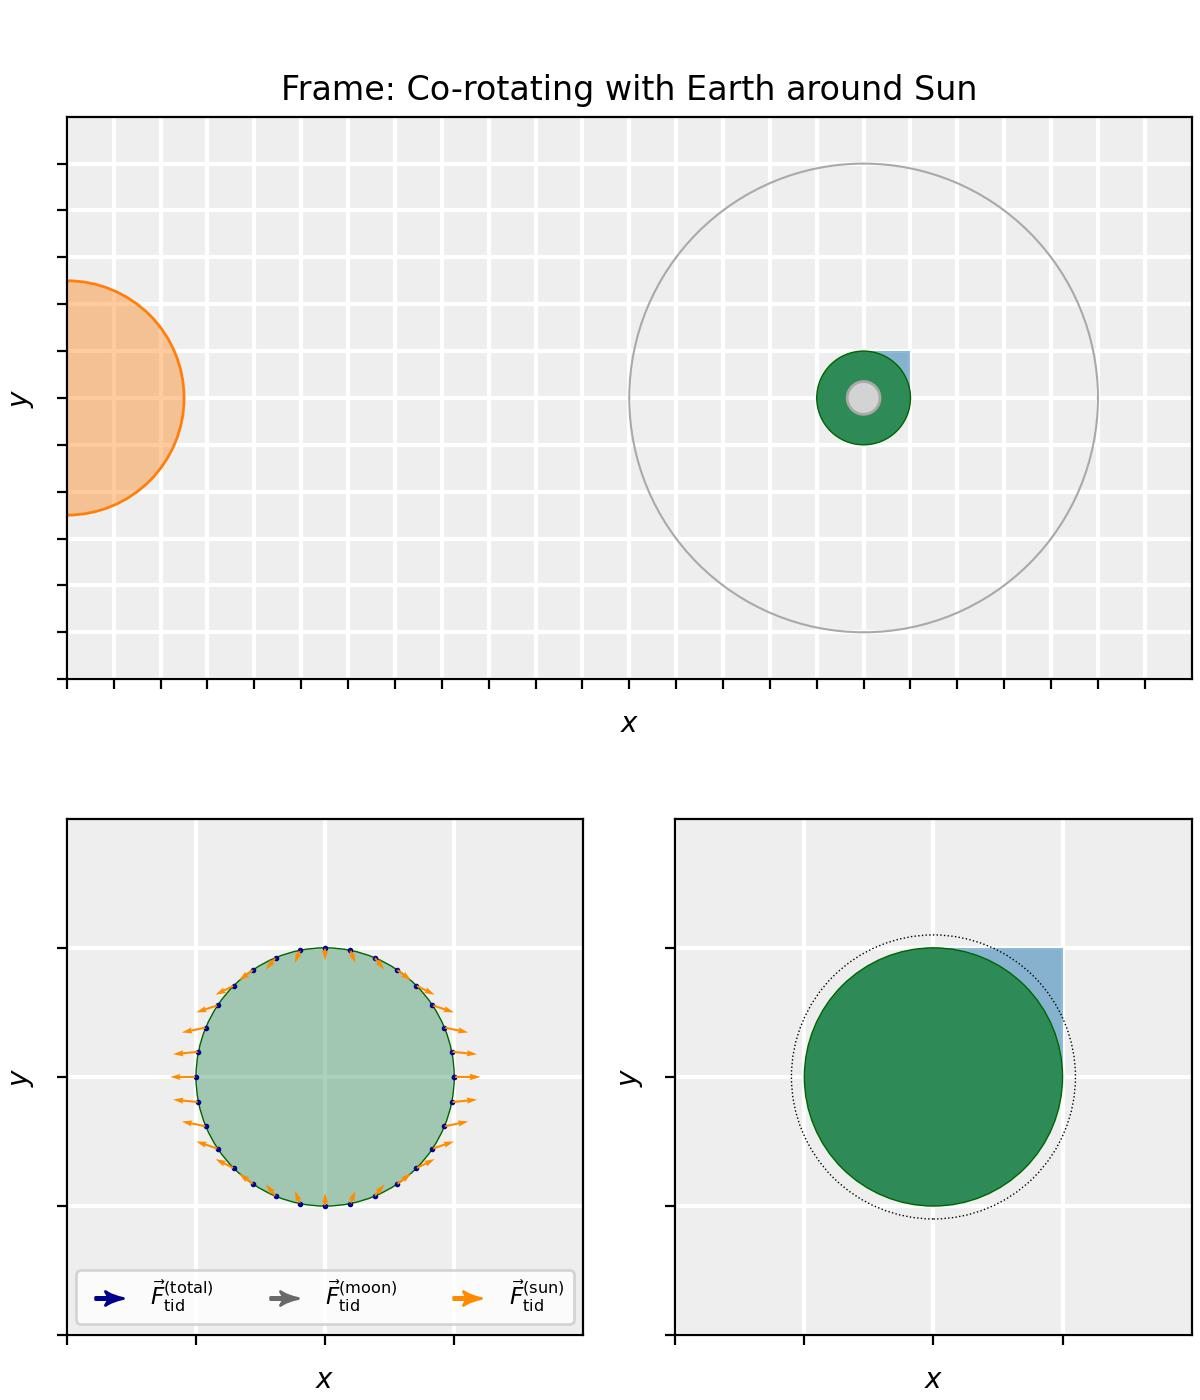

The script that drew this image:
import sys
from matplotlib import colors, pyplot as plt
import numpy as np



sys.path.append("/Users/timdewild/Library/CloudStorage/GoogleDrive-t.w.j.de.wild@rug.nl/Mijn Drive/Digital Demos/AnimationClass/src/")

from matnimation.artist.static.static_circle import StaticCircle
from matnimation.artist.animated.animated_polygon import AnimatedPolygon
from matnimation.artist.animated.animated_quiver import AnimatedQuiver
from matnimation.canvas.single_canvas import SingleCanvas
from matnimation.artist.static.static_text import StaticText
from matnimation.artist.static.static_polygon import StaticPolygon
from matnimation.artist.static.static_scatter import StaticScatter
from matnimation.artist.static.static_quiver import StaticQuiver
from matnimation.animation.animation import Animation
from matnimation.tides_forces.tides import Tides
from matnimation.artist.animated.animated_circle import AnimatedCircle
from matnimation.helper.helper_functions import HelperFunctions
from matnimation.canvas.grid_canvas import GridCanvas




#--- Global constants ---#
radius_earth = 1
ocean_scaling = 1.1
distance_earth_moon = 5

#--- Tidal force due to moon on earth ---#
dth = np.pi/16
theta_vectors = np.arange(0,2*np.pi+dth, dth)

tides = Tides(
    radius_earth = radius_earth,
    ocean_scaling = ocean_scaling,
    distance_earth_moon = distance_earth_moon
)
tides.generate_tidal_bulges()

time_array = tides.get_time_array()

x_vectors = radius_earth * np.cos(theta_vectors)
y_vectors = radius_earth * np.sin(theta_vectors)

F_tidal_moon_x, F_tidal_moon_y = tides.tidal_force_moon(theta_vectors, tides.t[0], scale = 1)
F_tidal_sun_x, F_tidal_sun_y = tides.tidal_force_sun(theta_vectors, tides.t[0], scale = 1)
F_tidal_total_x, F_tidal_total_y = tides.tidal_force_total(theta_vectors, tides.t[0], scale = 1)

#--- Tidal bulges due to moon on earth ---#
x_bulge_moon, y_bulge_moon = tides.generate_tidal_bulges( body = 'moon' )
x_bulge_sun, y_bulge_sun = tides.generate_tidal_bulges( body = 'sun' )
x_bulge_total, y_bulge_total = tides.generate_tidal_bulges( body = 'total' )


def tidal_force_moon_x(t, theta_array, scale = 1):
    Fx, Fy = tides.tidal_force_moon(t, theta_array, scale = 1)
    return Fx

def tidal_force_moon_y(t, theta_array, scale = 1):
    Fx, Fy = tides.tidal_force_moon(t, theta_array, scale = 1)
    return Fy

data_tidal_force_moon_x = HelperFunctions.func_ab_to_grid(
    tidal_force_moon_x,
    theta_vectors,
    time_array
)

data_tidal_force_moon_y = HelperFunctions.func_ab_to_grid(
    tidal_force_moon_y,
    theta_vectors,
    time_array
)

def tidal_force_total_x(t, theta_array, scale = 1):
    Fx, Fy = tides.tidal_force_total(t, theta_array, scale = 1)
    return Fx

def tidal_force_total_y(t, theta_array, scale = 1):
    Fx, Fy = tides.tidal_force_total(t, theta_array, scale = 1)
    return Fy

data_tidal_force_total_x = HelperFunctions.func_ab_to_grid(
    tidal_force_total_x,
    theta_vectors,
    time_array
)

data_tidal_force_total_y = HelperFunctions.func_ab_to_grid(
    tidal_force_total_y,
    theta_vectors,
    time_array
)

x_moon, y_moon = tides.get_moon_orbit() 


#--- Tidal bulges due to moon on earth ---#
x_bulge_moon, y_bulge_moon = tides.generate_tidal_bulges(body = 'moon')


#--- Define canvas ---#

canvas = GridCanvas(
    figsize = (6,7),
    dpi = 200,
    time_array = time_array,
    nrows = 3,
    ncols = 2,
    spans = [[[0,1],[0,1]], [2,0], [2,1]],
    axes_keys = ['main', 'lower left', 'lower right'],
    axes_limits = [[-17,7,-6,6],[-2,2,-2,2],[-2,2,-2,2]],
    axes_labels = [['$x$', '$y$']] * 3, 
    height_ratios = [1, 1, 1.4]
)

canvas.set_axis_properties(
    axes_key = 'main',
    aspect = 'equal', 
    xticks = np.arange(-17,7,1),
    yticks = np.arange(-6,6,1),
    xticklabels = [], 
    yticklabels = [],
    title = "Frame: Co-rotating with Earth around Sun",
    #title = "Frame: Earth Center of Mass"
    )

canvas.set_axis_properties(
    axes_key = 'lower left',
    aspect = 'equal', 
    xticks = np.arange(-2,2,1),
    yticks = np.arange(-2,2,1),
    xticklabels = [], 
    yticklabels = [],
    #title = "Frame: Co-rotating with Earth around Sun",
    #title = "Frame: Earth Center of Mass"
    )

canvas.set_axis_properties(
    axes_key = 'lower right',
    aspect = 'equal', 
    xticks = np.arange(-2,2,1),
    yticks = np.arange(-2,2,1),
    xticklabels = [], 
    yticklabels = [],
    )

##--- MAIN PANEL ---##

#--- Define earth and ocean ---#

earth = StaticCircle(
    name = 'Earth (equator slice)', 
    radius = radius_earth,
    xy_center = (0., 0.)
)

earth.set_styling_properties(
    facecolor = 'seagreen',
    edgecolor = 'darkgreen',
    linewidth = 0.5,
    zorder = 3
    )

canvas.add_artist(earth, 'main')

ocean = AnimatedPolygon(
    name = 'Ocean', 
    x_data = x_bulge_total,
    y_data = y_bulge_total
)

ocean.set_styling_properties(
    facecolor = colors.to_rgba('tab:blue', 0.5), 
    zorder = 2
)

canvas.add_artist(ocean, 'main')

#--- Moon orbit ---#

moon_orbit = StaticCircle(
    name = 'Moon orbit',
    radius = distance_earth_moon,
    xy_center = (0, 0),
) 

moon_orbit.set_styling_properties(
    edgecolor = 'darkgrey',
    facecolor = 'None',
    linewidth = 0.75
)

canvas.add_artist(moon_orbit, 'main')

moon = AnimatedCircle(
    name = 'Moon',
    radius = 0.35,
    x_data = x_moon,
    y_data = y_moon
)

moon.set_styling_properties(
    edgecolor = 'darkgrey',
    facecolor = 'lightgrey',
    zorder = 3
)

canvas.add_artist(moon, 'main')

sun = StaticCircle(
    name = 'Sun',
    radius = 2.5,
    xy_center = (-17, 0)
)

sun.set_styling_properties(
    facecolor = colors.to_rgba('tab:orange', 0.4),
    edgecolor = 'tab:orange'
)

canvas.add_artist(sun, 'main')

##--- LOWER LEFT ---##

earth2 = StaticCircle(
    name = 'Earth (equator slice)', 
    radius = radius_earth,
    xy_center = (0., 0.)
)

earth2.set_styling_properties(
    facecolor = colors.to_rgba('seagreen', 0.4),
    edgecolor = 'darkgreen',
    linewidth = 0.5,
    zorder = 3
    )

canvas.add_artist(earth2, 'lower left')

#--- Tidal force at points around equator ---#

tidal_forces_scatter = StaticScatter(
    'tidal forces scatter',
    x_data = x_vectors,
    y_data = y_vectors
)

tidal_forces_scatter.set_styling_properties(
    zorder = 4,
    markersize = 2,
    color  = 'darkblue'
)

canvas.add_artist(tidal_forces_scatter, 'lower left')

#--- Tidal forces sun ---#

tidal_forces_sun = StaticQuiver(
    name = "$\\vec{F}_\\mathrm{tid}^\\mathrm{(sun)}$",
    x_data = x_vectors,
    y_data = y_vectors,
    Fx_data = F_tidal_sun_x,
    Fy_data = F_tidal_sun_y,
    scale = 20,
    scale_units = 'xy', 
    color = 'darkorange',
    width = 0.004
)

canvas.add_artist(tidal_forces_sun, 'lower left', in_legend = True)

tidal_forces_sun.set_styling_properties(
    zorder = 4
)

#--- Tidal forces moon ---#

tidal_forces_moon = AnimatedQuiver(
    name = "$\\vec{F}_\\mathrm{tid}^\\mathrm{(moon)}$",
    x_data = x_vectors,
    y_data = y_vectors,
    Fx_data = data_tidal_force_moon_x,
    Fy_data = data_tidal_force_moon_y,
    scale = 20,
    scale_units = 'xy', 
    color = 'dimgrey',
    width = 0.004
)

canvas.add_artist(tidal_forces_moon, 'lower left', in_legend = True)

tidal_forces_moon.set_styling_properties(
    zorder = 4
)

#--- Tidal forces moon ---#

tidal_forces_total = AnimatedQuiver(
    name = "$\\vec{F}_\\mathrm{tid}^\\mathrm{(total)}$",
    x_data = x_vectors,
    y_data = y_vectors,
    Fx_data = data_tidal_force_total_x,
    Fy_data = data_tidal_force_total_y,
    scale = 20,
    scale_units = 'xy', 
    color = 'darkblue',
    width = 0.004
)

canvas.add_artist(tidal_forces_total, 'lower left', in_legend = True)

tidal_forces_total.set_styling_properties(
    zorder = 4
)

##--- LOWER RIGHT ---##

earth3 = StaticCircle(
    name = 'Earth (equator slice)', 
    radius = radius_earth,
    xy_center = (0., 0.)
)

earth3.set_styling_properties(
    facecolor = 'seagreen',
    edgecolor = 'darkgreen',
    linewidth = 0.5,
    zorder = 3
    )

canvas.add_artist(earth3, 'lower right')

ocean3 = AnimatedPolygon(
    name = 'Ocean', 
    x_data = x_bulge_total,
    y_data = y_bulge_total
)

ocean3.set_styling_properties(
    facecolor = colors.to_rgba('tab:blue', 0.5), 
    zorder = 2
)

canvas.add_artist(ocean3, 'lower right')

#--- Ocean no tides ---#

ocean_no_tides = StaticCircle(
    'No Tides',
    radius = ocean_scaling * radius_earth,
    xy_center = (0,0)
)

ocean_no_tides.set_styling_properties(
    linewidth = 0.5,
    linestyle = 'dotted',
    edgecolor = 'k',
    facecolor = 'None'
)

canvas.add_artist(ocean_no_tides, 'lower right', in_legend = True)

#--- Ocean moon tide only ---#

ocean_moon_tides = AnimatedPolygon(
    'Moon Only',
    x_data = x_bulge_moon,
    y_data = y_bulge_moon
)

ocean_moon_tides.set_styling_properties(
    linewidth = 0.5,
    linestyle = 'dashed',
    edgecolor = 'k',
    facecolor = 'None'
)

#canvas.add_artist(ocean_moon_tides, 'lower right', in_legend = True)



#--- Tidal forces moon ---#

# tidal_forces_moon = StaticQuiver(
#     name = "$\\vec{F}_\\mathrm{tid}^\\mathrm{(moon)}$",
#     x_data = x_vectors,
#     y_data = y_vectors,
#     Fx_data = F_tidal_moon_x,
#     Fy_data = F_tidal_moon_y,
#     scale = 20,
#     scale_units = 'xy', 
#     color = 'k',
#     width = 0.004
# )

# canvas.add_artist(tidal_forces_moon, in_legend = True)

# tidal_forces_moon.set_styling_properties(
#     zorder = 4
# )

# #--- Tidal forces sun ---#

# tidal_forces_sun = StaticQuiver(
#     name = "$\\vec{F}_\\mathrm{tid}^\\mathrm{(sun)}$",
#     x_data = x_vectors,
#     y_data = y_vectors,
#     Fx_data = F_tidal_sun_x,
#     Fy_data = F_tidal_sun_y,
#     scale = 20,
#     scale_units = 'xy', 
#     color = 'darkorange',
#     width = 0.004
# )

# canvas.add_artist(tidal_forces_sun, in_legend = True)

# tidal_forces_sun.set_styling_properties(
#     zorder = 4
# )

#--- Tidal forces total ---#

# tidal_forces_total = AnimatedQuiver(
#     name = "$\\vec{F}_\\mathrm{tid}^\\mathrm{(total)}$",
#     x_data = x_vectors,
#     y_data = y_vectors,
#     Fx_data = 0.7 * data_tidal_force_total_x,
#     Fy_data = 0.7 * data_tidal_force_total_y,
#     scale = 25,
#     scale_units = 'xy', 
#     color = 'darkblue',
#     width = 0.0015
# )

# canvas.add_artist(tidal_forces_total, axes_key = 'main', in_legend = True)

# tidal_forces_total.set_styling_properties(
#     zorder = 4
# )

canvas.construct_legend(axes_key = 'lower left', ncols = 3, loc = 'lower center', fontsize = 'small')

canvas.save_canvas('stem_animation/scene6/scene6_2.jpg')

animation_scene3 = Animation(canvas, interval = 30)

animation_scene3.render('stem_animation/scene6/scene6_2.mp4')
